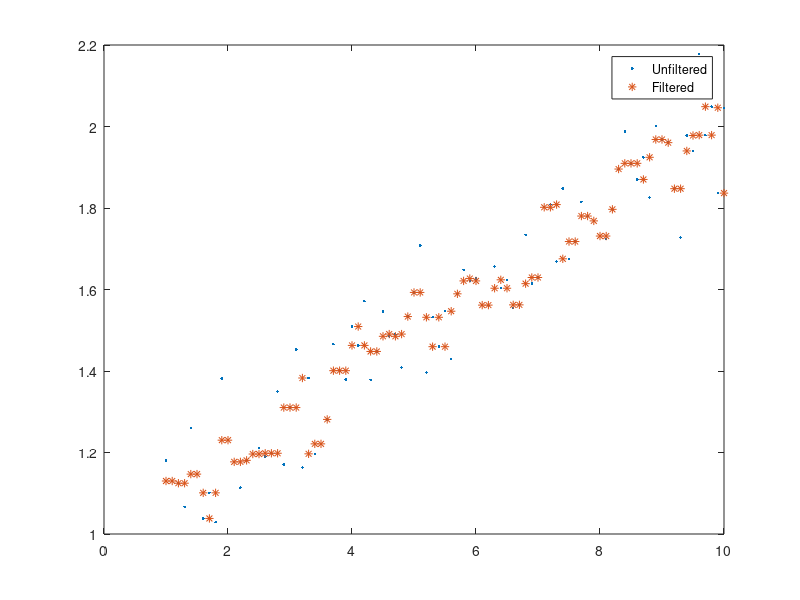

Source code (MATLAB):
%% Simulate some noisy data, can be used for applying filters etc.

x = 1:.1:10;
T = 0.1*x + 1;
Tn = T + 0.1*randn(size(x));
plot(x, Tn, '.');
hold on;
plot(x, medfilt1(Tn), '*');
legend('Unfiltered', 'Filtered', 'location', 'best')